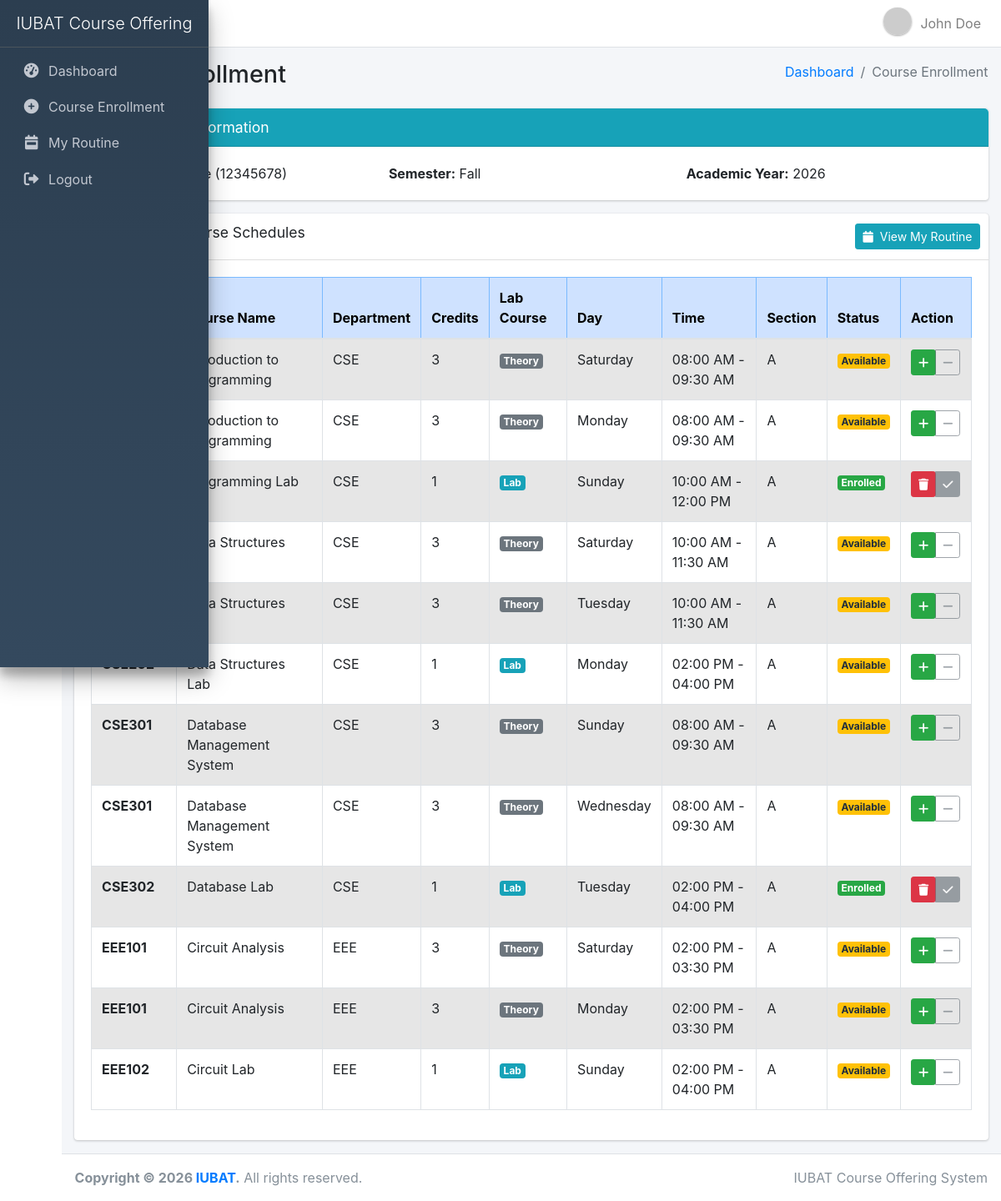
The app's page /student/enrollment/ (signed in) with its own data.
### offering/models.py (models this page shows, shortened)
class Student(models.Model):
    user = models.OneToOneField(User, on_delete=models.CASCADE, related_name='student_profile', null=True, blank=True)
    student_id = models.CharField(max_length=8, unique=True)
    student_name = models.CharField(max_length=100)
    student_email = models.EmailField(unique=True)
    department = models.ForeignKey(Department, on_delete=models.CASCADE, related_name='students')
    is_verified = models.BooleanField(default=False)
    created_at = models.DateTimeField(auto_now_add=True)
    updated_at = models.DateTimeField(auto_now=True)
    class Meta:
        verbose_name = "Student"
        verbose_name_plural = "Students"
        db_table = "tb_students"

class Semester(models.Model):
    name = models.CharField(max_length=50)
    created_at = models.DateTimeField(auto_now_add=True)
    updated_at = models.DateTimeField(auto_now=True)
    class Meta:
        verbose_name = "Semester"
        verbose_name_plural = "Semesters"
        db_table = "tb_semesters"

class CourseSchedule(models.Model):
    DAY_CHOICES = [
        ('1', 'Saturday'),
        ('2', 'Sunday'),
        ('3', 'Monday'),
        ('4', 'Tuesday'),
        ('5', 'Wednesday'),
        ('6', 'Thursday'),
        ('7', 'Friday'),
    ]
    course = models.ForeignKey(Course, on_delete=models.CASCADE, related_name='schedules')
    day = models.CharField(max_length=9, choices=DAY_CHOICES)
    time_slot = models.CharField(max_length=50)
    section = models.CharField(max_length=2)
    room_no = models.CharField(max_length=5)
    created_at = models.DateTimeField(auto_now_add=True)
    updated_at = models.DateTimeField(auto_now=True)
    class Meta:
        verbose_name = "Course Schedule"
        verbose_name_plural = "Course Schedules"
        db_table = "tb_course_schedules"
        unique_together = ('course', 'day', 'time_slot', 'section')

class Course(models.Model):
    course_name = models.CharField(max_length=200)
    course_code = models.CharField(max_length=20, unique=True)
    department = models.ForeignKey(Department, on_delete=models.CASCADE, related_name='courses')
    credits = models.IntegerField()
    lab_course = models.BooleanField(default=False)
    created_at = models.DateTimeField(auto_now_add=True)
    updated_at = models.DateTimeField(auto_now=True)
    class Meta:
        verbose_name = "Course"
        verbose_name_plural = "Courses"
        db_table = "tb_courses"

class Department(models.Model):
    name = models.CharField(max_length=100)
    code = models.CharField(max_length=10, unique=True)
    status = models.BooleanField(default=True)
    created_at = models.DateTimeField(auto_now_add=True)
    updated_at = models.DateTimeField(auto_now=True)
    class Meta:
        verbose_name = "Department"
        verbose_name_plural = "Departments"
        db_table = "tb_departments"

### offering/views.py (the view, shortened to what this page needs)
# urls.py: path('student/enrollment/', views.course_enrollment, name='course_enrollment'),
@login_required(login_url='student_login')
def course_enrollment(request):
    student = request.user.student_profile
    current_semester = Semester.objects.first()
    current_year = datetime.now().year
    course_schedules = CourseSchedule.objects.select_related('course', 'course__department').all()
    enrolled_courses = Enrollment.objects.filter(
        student=student,
        semester=current_semester,
        year=current_year
    ).values_list('course_id', flat=True) if current_semester else []
    context = {
        'student': student,
        'course_schedules': course_schedules,
        'enrolled_courses': list(enrolled_courses),
        'current_semester': current_semester,
        'current_year': current_year,
    }
    return render(request, 'student/course_enrollment.html', context)

### templates/student/course_enrollment.html (shortened to what this page needs)
{% extends 'base.html' %}
{% block content_header %}Course Enrollment{% endblock %}
{% block breadcrumb %}
<li class="breadcrumb-item"><a href="{% url 'student_dashboard' %}">Dashboard</a></li>
<li class="breadcrumb-item active">Course Enrollment</li>
{% endblock %}
{% block content %}
<div class="col-12">
    <div class="card card-info">
        <div class="card-header">
            <h3 class="card-title">
                <i class="fas fa-info-circle mr-2"></i>Enrollment Information
            </h3>
        </div>
        <div class="card-body">
            <div class="row">
                <div class="col-md-4">
                    <strong>Student:</strong> {{ student.student_name }} ({{ student.student_id }})
                </div>
                <div class="col-md-4">
                    <strong>Semester:</strong> {{ current_semester.name|default:"Not Set" }}
                </div>
                <div class="col-md-4">
                    <strong>Academic Year:</strong> {{ current_year }}
                </div>
            </div>
        </div>
    </div>
    <div class="card">
        <div class="card-header">
            <h3 class="card-title">
                <i class="fas fa-list mr-2"></i>Available Course Schedules
            </h3>
            <div class="card-tools">
                <a href="{% url 'student_routine' %}" class="btn btn-sm btn-info">
                    <i class="fas fa-calendar mr-2"></i>View My Routine
                </a>
            </div>
        </div>
        <div class="card-body">
            {% if not current_semester %}
                <div class="alert alert-warning">
                    <i class="fas fa-exclamation-triangle mr-2"></i>
                    No active semester found. Please contact administration.
                </div>
            {% else %}
                <div class="table-responsive">
                    <table id="coursesTable" class="table table-bordered table-striped table-hover">
                        <thead class="table-primary">
                            <tr>
                                <th>Course Code</th>
                                <th>Course Name</th>
                                <th>Department</th>
                                <th>Credits</th>
                                <th>Lab Course</th>
                                <th>Day</th>
                                <th>Time</th>
                                <th>Section</th>
                                <th>Status</th>
                                <th>Action</th>
                            </tr>
                        </thead>
                        <tbody>
                            {% for schedule in course_schedules %}
                            <tr>
                                <td><strong>{{ schedule.course.course_code }}</strong></td>
                                <td>{{ schedule.course.course_name }}</td>
                                <td>{{ schedule.course.department.code }}</td>
                                <td>{{ schedule.course.credits }}</td>
                                <td>
                                    {% if schedule.course.lab_course %}
                                        <span class="badge badge-info">Lab</span>
                                    {% else %}
                                        <span class="badge badge-secondary">Theory</span>
                                    {% endif %}
                                </td>
                                <td>{{ schedule.get_day_display }}</td>
                                <td>{{ schedule.time_slot }}</td>
                                <td>{{ schedule.section }}</td>
                                <td>
                                    {% if schedule.course.id in enrolled_courses %}
                                        <span class="badge badge-success">Enrolled</span>
                                    {% else %}
                                        <span class="badge badge-warning">Available</span>
                                    {% endif %}
                                </td>
                                <td>
                                    <div class="btn-group" role="group">
                                        {% if schedule.course.id in enrolled_courses %}
                                            <form method="post" style="display: inline;">
                                                <button type="submit" class="btn btn-sm btn-danger unenroll-btn" title="Unenroll">
                                                    <i class="fas fa-trash"></i>
                                                </button>
                                            </form>
                                            <button class="btn btn-sm btn-secondary" disabled title="Already Enrolled">
                                                <i class="fas fa-check"></i>
                                            </button>
                                        {% else %}
                                            <form method="post" style="display: inline;">
                                                <button type="submit" class="btn btn-sm btn-success enroll-btn" title="Enroll">
                                                    <i class="fas fa-plus"></i>
                                                </button>
                                            </form>
                                            <button class="btn btn-sm btn-outline-secondary" disabled title="Not Enrolled">
                                                <i class="fas fa-minus"></i>
                                            </button>
                                        {% endif %}
                                    </div>
                                </td>
                            </tr>
                            {% empty %}
                            <tr>
                                <td colspan="10" class="text-center">No course schedules available.</td>
                            </tr>
                            {% endfor %}
                        </tbody>
                    </table>
                </div>
            {% endif %}
        </div>
    </div>
</div>
{% endblock %}

### templates/base.html (shortened to what this page needs)
{% load static %}
<!DOCTYPE html>
<html lang="en">
<head>
    <link href="{% static 'css/bootstrap.min.css' %}" rel="stylesheet">
    <link href="{% static 'css/adminlte.min.css' %}" rel="stylesheet">
    <link href="https://cdnjs.cloudflare.com/ajax/libs/font-awesome/6.0.0-beta3/css/all.min.css" rel="stylesheet">
    <link href="{% static 'css/daterangepicker.css' %}" rel="stylesheet">
    <link href="{% static 'css/select2.min.css' %}" rel="stylesheet">
    <link href="https://cdnjs.cloudflare.com/ajax/libs/bootstrap-datepicker/1.9.0/css/bootstrap-datepicker.min.css" rel="stylesheet">
    <link href="https://cdn.datatables.net/2.1.8/css/dataTables.bootstrap5.min.css" rel="stylesheet">
    <link href="https://cdn.datatables.net/buttons/3.2.0/css/buttons.bootstrap5.min.css" rel="stylesheet">
    <link href="{% static 'css/style.css' %}" rel="stylesheet">
</head>
<body class="hold-transition sidebar-mini layout-fixed sidebar-collapse">
  <div class="wrapper">
    <nav class="main-header navbar navbar-expand navbar-white navbar-light">
        <ul class="navbar-nav">
            <li class="nav-item">
                <a class="nav-link" data-widget="pushmenu" href="#" role="button">
                    <i class="fas fa-bars"></i>
                </a>
            </li>
        </ul>
        <ul class="navbar-nav ml-auto">
            <li class="nav-item dropdown user-menu">
                <a href="#" class="nav-link dropdown-toggle" data-toggle="dropdown" aria-expanded="false">
                    <img src="https://www.gravatar.com/avatar/64e1b8d34f425d19e1ee2ea7236d3028?s=80&d=retro"
                         class="user-image img-circle elevation-1" alt="User Image">
                    <span class="d-none d-md-inline">{{ user.student_profile.student_name|default:user.username|title }}</span>
                </a>
            </li>
        </ul>
    </nav>
    <aside class="main-sidebar sidebar-dark-navy elevation-4">
        <a href="{% url 'student_dashboard' %}" class="brand-link text-center">
        </a>
        <div class="sidebar">
            <nav class="mt-2">
                <ul class="nav nav-pills nav-sidebar flex-column" data-widget="treeview" role="menu" data-accordion="false">
                    {% include "utils/sidebar_menu.html" %}
                </ul>
            </nav>
        </div>
    </aside>
    <div class="content-wrapper">
        <div class="content-header">
            <div class="container-fluid">
                <div class="row mb-2">
                    <div class="col-sm-6">
                        <h1 class="m-0">{% block content_header %}{% endblock content_header %}</h1>
                    </div>
                    <div class="col-sm-6">
                        <ol class="breadcrumb float-sm-right">
                            {% block breadcrumb %}
                            {% endblock breadcrumb %}
                        </ol>
                    </div>
                </div>
            </div>
        </div>
        <section class="content">
            <div class="container-fluid">
                    <div class="row">
                      {% block content %}  {% endblock content %}
                    </div>
            </div>
        </section>
    </div>
    {% include "utils/footer.html" %}
  </div>
</body>
</html>

### templates/utils/sidebar_menu.html (shortened to what this page needs)
<li class="nav-item">
    <a href="{% url 'student_dashboard' %}" class="nav-link">
        <i class="nav-icon fas fa-tachometer-alt"></i>
    </a>
</li>
<li class="nav-item">
    <a href="{% url 'course_enrollment' %}" class="nav-link">
        <i class="nav-icon fas fa-plus-circle"></i>
    </a>
</li>
<li class="nav-item">
    <a href="{% url 'student_routine' %}" class="nav-link">
        <i class="nav-icon fas fa-calendar-week"></i>
    </a>
</li>
<li class="nav-item">
    <a href="{% url 'student_logout' %}" class="nav-link">
        <i class="nav-icon fas fa-sign-out-alt"></i>
    </a>
</li>

### templates/utils/footer.html
<footer class="main-footer">
    <div class="float-right d-none d-sm-inline">
        IUBAT Course Offering System
    </div>
    <strong>Copyright &copy; {{ current_year|default:"2026" }} <a href="#">IUBAT</a>.</strong> All rights reserved.
</footer>

### static/css/style.css (style rules this page uses)
.main-sidebar.sidebar-dark-navy { background: linear-gradient(180deg, #2c3e50 0%, #34495e 100%) !important; }

### records on screen
Student: student_name "John Doe", student_id "12345678"
Semester: name "Fall"
CourseSchedule: course.course_name "Introduction to Programming", course.department.code "CSE", course.credits "3", shows "Theory", day "Saturday", time_slot "08:00 AM - 09:30 AM", section "A", shows "Available"
CourseSchedule: course.course_name "Introduction to Programming", course.department.code "CSE", course.credits "3", shows "Theory", day "Monday", time_slot "08:00 AM - 09:30 AM", section "A", shows "Available"
CourseSchedule: course.course_name "Programming Lab", course.department.code "CSE", course.credits "1", day "Sunday", time_slot "10:00 AM - 12:00 PM", section "A", shows "Enrolled"
CourseSchedule: course.course_name "Data Structures", course.department.code "CSE", course.credits "3", shows "Theory", day "Saturday", time_slot "10:00 AM - 11:30 AM", section "A", shows "Available"
CourseSchedule: course.course_name "Data Structures", course.department.code "CSE", course.credits "3", shows "Theory", day "Tuesday", time_slot "10:00 AM - 11:30 AM", section "A", shows "Available"
CourseSchedule: course.course_code "CSE202", course.course_name "Data Structures Lab", course.department.code "CSE", course.credits "1", day "Monday", time_slot "02:00 PM - 04:00 PM", section "A", shows "Available"
CourseSchedule: course.course_code "CSE301", course.course_name "Database Management System", course.department.code "CSE", course.credits "3", shows "Theory", day "Sunday", time_slot "08:00 AM - 09:30 AM", section "A", shows "Available"
CourseSchedule: course.course_code "CSE301", course.course_name "Database Management System", course.department.code "CSE", course.credits "3", shows "Theory", day "Wednesday", time_slot "08:00 AM - 09:30 AM", section "A", shows "Available"
CourseSchedule: course.course_code "CSE302", course.course_name "Database Lab", course.department.code "CSE", course.credits "1", day "Tuesday", time_slot "02:00 PM - 04:00 PM", section "A", shows "Enrolled"
CourseSchedule: course.course_code "EEE101", course.course_name "Circuit Analysis", course.department.code "EEE", course.credits "3", shows "Theory", day "Saturday", time_slot "02:00 PM - 03:30 PM", section "A", shows "Available"
CourseSchedule: course.course_code "EEE101", course.course_name "Circuit Analysis", course.department.code "EEE", course.credits "3", shows "Theory", day "Monday", time_slot "02:00 PM - 03:30 PM", section "A", shows "Available"
CourseSchedule: course.course_code "EEE102", course.course_name "Circuit Lab", course.department.code "EEE", course.credits "1", day "Sunday", time_slot "02:00 PM - 04:00 PM", section "A", shows "Available"

### other values on screen
{{ user.student_profile.student_name|default:user.username|title }} "John Doe"
